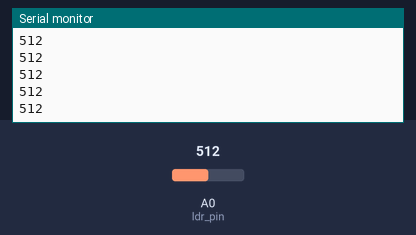
Bench run of a sketch on a simulated Arduino Uno, built with avr-gcc and run on an emulated ATmega328P. Shown: the last lines printed to the serial monitor. The inputs (shaded band) are chosen by the test bench; at power-on: A0 (ldr_pin) = 512.

Above: at 1.2 s.
1.3 s: A0 (ldr_pin) set to 716
At 1.32 s:
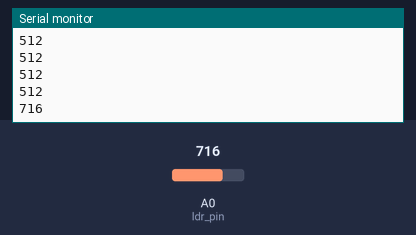
2.8 s: A0 (ldr_pin) set to 900
At 2.83 s:
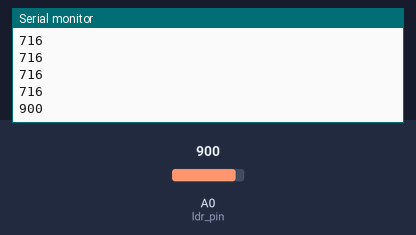
Timing chart, 0 to 5.8 s (numbered marks = the images above; inputs shaded):
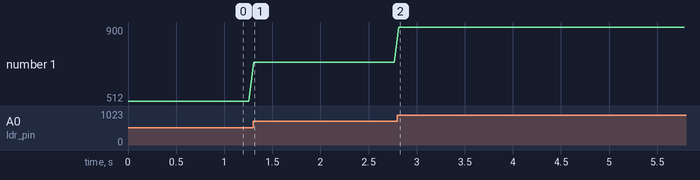

Measured:
- after the input at 1.3 s, the serial monitor: prints a new line at once (image 1)
- after the input at 2.8 s, the serial monitor: prints a new line at once (image 2)
- plotted number 1: 512 → 716 after the input at 1.3 s, 716 → 900 after the input at 2.8 s

The sketch:

Light_Detective_Resistor.ino
```cpp
int ldr_pin = A0;
int analogValue = 0;

void setup() {

  Serial.begin(9600);
  // put your setup code here, to run once:

}

void loop() {

  analogValue = analogRead(ldr_pin);
  Serial.println(analogValue);
  delay(50);


 // put your main code here, to run repeatedly:

}
```
